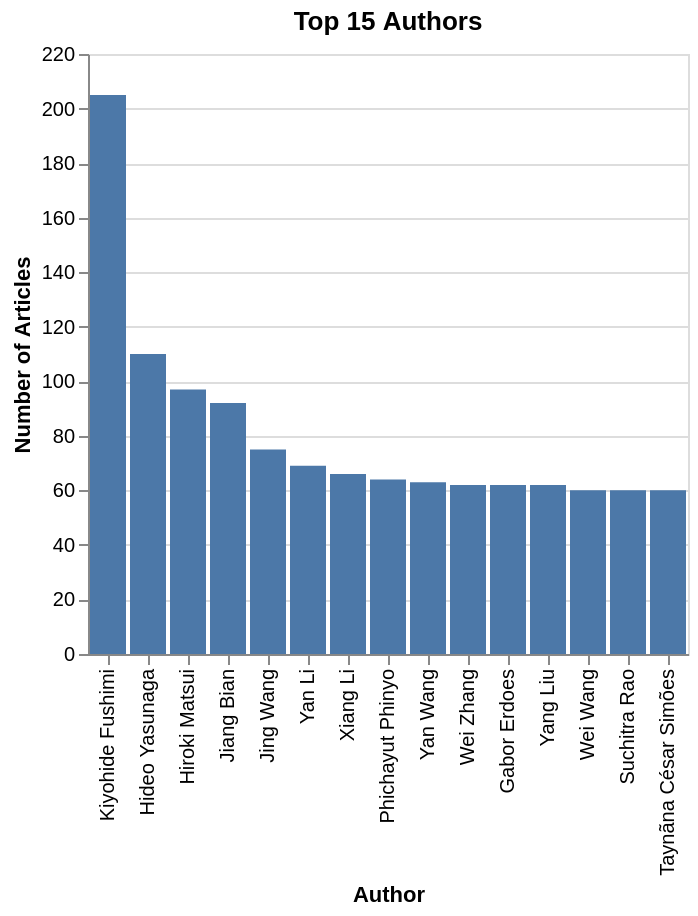

Write notebook code for a chart like this one.
### Code cell
(
    alt.Chart(top_authors)
    .mark_bar()
    .encode(
        x=alt.X(
            "author_full_name:O",
            title="Author",
            sort=alt.SortField("count", order="descending"),
        ),
        y=alt.Y("count:Q", title="Number of Articles"),
    )
    .properties(title="Top 15 Authors")
)

### Figure 1 — Vega-Lite specification as saved in the notebook (floating-point values rounded to 4 significant figures)
{"config": {"view": {"continuousWidth": 300, "continuousHeight": 300}}, "data": {"name": "data-4f534bffed2b0c52db2533cd8a86bb81"}, "mark": {"type": "bar"}, "encoding": {"x": {"field": "author_full_name", "sort": {"field": "count", "order": "descending"}, "title": "Author", "type": "ordinal"}, "y": {"field": "count", "title": "Number of Articles", "type": "quantitative"}}, "title": "Top 15 Authors", "$schema": "https://vega.github.io/schema/vega-lite/v6.1.0.json", "datasets": {"data-4f534bffed2b0c52db2533cd8a86bb81": [{"author_full_name": "Kiyohide Fushimi", "count": 205}, {"author_full_name": "Hideo Yasunaga", "count": 110}, {"author_full_name": "Hiroki Matsui", "count": 97}, {"author_full_name": "Jiang Bian", "count": 92}, {"author_full_name": "Jing Wang", "count": 75}, {"author_full_name": "Yan Li", "count": 69}, {"author_full_name": "Xiang Li", "count": 66}, {"author_full_name": "Phichayut Phinyo", "count": 64}, {"author_full_name": "Yan Wang", "count": 63}, {"author_full_name": "Wei Zhang", "count": 62}, {"author_full_name": "Gabor Erdoes", "count": 62}, {"author_full_name": "Yang Liu", "count": 62}, {"author_full_name": "Wei Wang", "count": 60}, {"author_full_name": "Suchitra Rao", "count": 60}, {"author_full_name": "Taynãna César Simões", "count": 60}]}}
